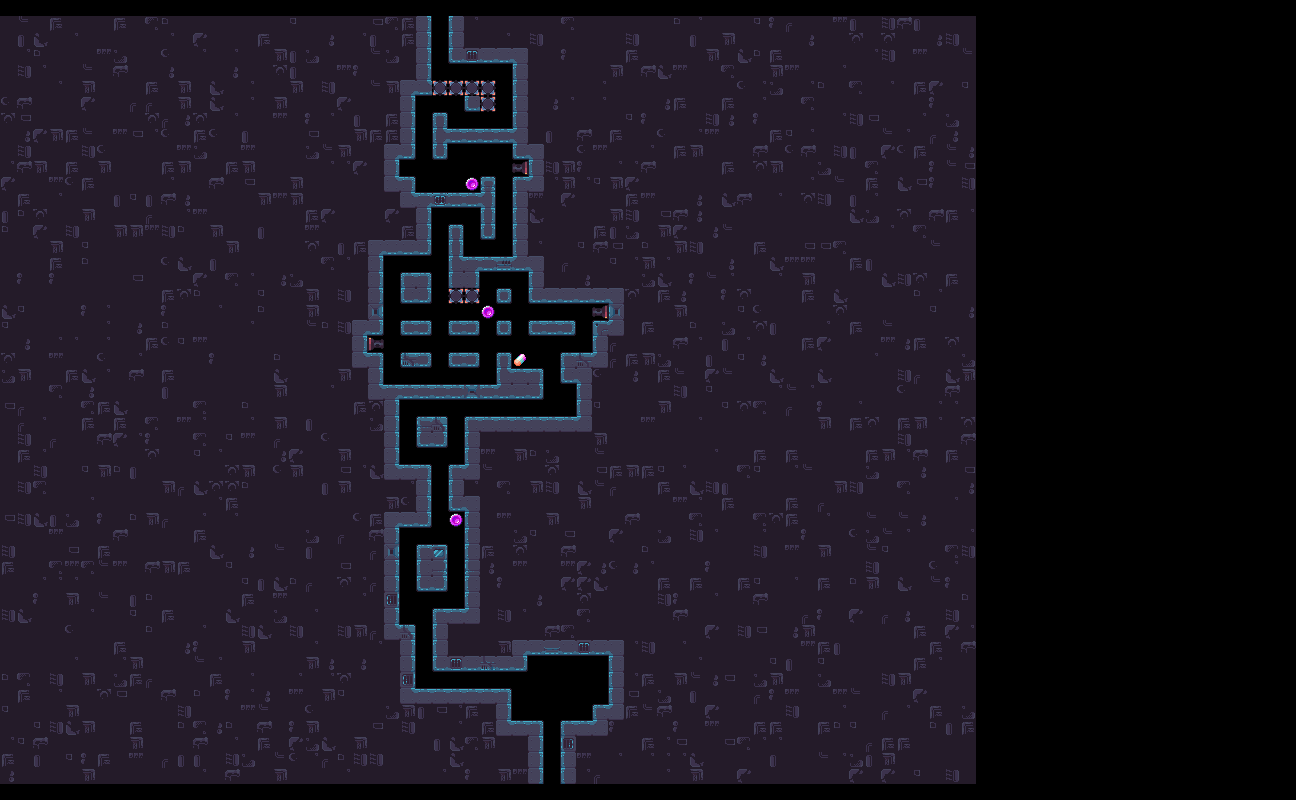

A level layout from a 2D game, rendered from its tile map. Below: a short description, then the map file with tile-grid data replaced by summaries:
An orthogonal 81x50 tile map with 16x16 px tiles, 5 tile layers (Prototype, Obstacles, Background, Layout, ...), 2 tilesets and 150 objects (136x Sprinkle, 3x Coin, 2x Factory_FireCannon02, 2x Factory_StaticSpike08, 2x Factory_StaticSpike15, ...).

<map version="1.11" tiledversion="1.11.0" orientation="orthogonal" renderorder="right-down" width="81" height="50" tilewidth="16" tileheight="16" infinite="0" nextlayerid="73" nextobjectid="241758">
 <properties>
  <property name="IgnoreLock" type="bool" value="false" />
 </properties>
 <tileset firstgid="1" source="../../../Tilemap/Bioms/Factory_Tilemap.tsx" />
 <tileset firstgid="2476" source="../../../Tilemap/Enemies/Factory_MultitileObjects.tsx" />
 <group id="2" name="Input">
  <layer id="6" name="Prototype" width="81" height="50">
   <properties>
    <property name="unity:SortingLayer" value="Prototype" />
   </properties>
   <data>[4050 cells, 2751 non-empty, 4 distinct tile ids]</data>
  </layer>
  <layer id="44" name="Obstacles" width="81" height="50">
   <properties>
    <property name="unity:SortingLayer" value="Obstacles" />
   </properties>
   <data>[4050 cells, 7 non-empty, 4 distinct tile ids]</data>
  </layer>
 </group>
 <group id="3" name="Output">
  <group id="11" name="Output_Hazards">
   <objectgroup id="46" name="Hazard20" tintcolor="#ffffff">
    <properties>
     <property name="unity:SortingLayer" value="Hazard20" />
    </properties>
   </objectgroup>
   <objectgroup id="47" name="Hazard19" tintcolor="#ffffff">
    <properties>
     <property name="unity:SortingLayer" value="Hazard19" />
    </properties>
   </objectgroup>
   <objectgroup id="48" name="Hazard18" tintcolor="#ffffff">
    <properties>
     <property name="unity:SortingLayer" value="Hazard18" />
    </properties>
   </objectgroup>
   <objectgroup id="49" name="Hazard17" tintcolor="#ffffff">
    <properties>
     <property name="unity:SortingLayer" value="Hazard17" />
    </properties>
   </objectgroup>
   <objectgroup id="50" name="Hazard16" tintcolor="#ffffff">
    <properties>
     <property name="unity:SortingLayer" value="Hazard16" />
    </properties>
   </objectgroup>
   <objectgroup id="51" name="Hazard15" tintcolor="#ffffff">
    <properties>
     <property name="unity:SortingLayer" value="Hazard15" />
    </properties>
   </objectgroup>
   <objectgroup id="52" name="Hazard14" tintcolor="#ffffff">
    <properties>
     <property name="unity:SortingLayer" value="Hazard14" />
    </properties>
   </objectgroup>
   <objectgroup id="53" name="Hazard13" tintcolor="#ffffff">
    <properties>
     <property name="unity:SortingLayer" value="Hazard13" />
    </properties>
   </objectgroup>
   <objectgroup id="54" name="Hazard12" tintcolor="#ffffff">
    <properties>
     <property name="unity:SortingLayer" value="Hazard12" />
    </properties>
   </objectgroup>
   <objectgroup id="55" name="Hazard11" tintcolor="#ffffff">
    <properties>
     <property name="unity:SortingLayer" value="Hazard11" />
    </properties>
   </objectgroup>
   <objectgroup id="56" name="Hazard10" tintcolor="#ffffff">
    <properties>
     <property name="unity:SortingLayer" value="Hazard10" />
    </properties>
   </objectgroup>
   <objectgroup id="57" name="Hazard09" tintcolor="#ffffff">
    <properties>
     <property name="unity:SortingLayer" value="Hazard09" />
    </properties>
   </objectgroup>
   <objectgroup id="58" name="Hazard08" tintcolor="#ffffff">
    <properties>
     <property name="unity:SortingLayer" value="Hazard08" />
    </properties>
   </objectgroup>
   <objectgroup id="59" name="Hazard07" tintcolor="#ffffff">
    <properties>
     <property name="unity:SortingLayer" value="Hazard07" />
    </properties>
   </objectgroup>
   <objectgroup id="60" name="Hazard06" tintcolor="#ffffff">
    <properties>
     <property name="unity:SortingLayer" value="Hazard06" />
    </properties>
   </objectgroup>
   <objectgroup id="61" name="Hazard05" tintcolor="#ffffff">
    <properties>
     <property name="unity:SortingLayer" value="Hazard05" />
    </properties>
   </objectgroup>
   <objectgroup id="62" name="Hazard04" tintcolor="#ffffff">
    <properties>
     <property name="unity:SortingLayer" value="Hazard04" />
    </properties>
   </objectgroup>
   <objectgroup id="63" name="Hazard03" tintcolor="#ffffff">
    <properties>
     <property name="unity:SortingLayer" value="Hazard03" />
    </properties>
   </objectgroup>
   <objectgroup id="64" name="Hazard02" tintcolor="#ffffff">
    <properties>
     <property name="unity:SortingLayer" value="Hazard02" />
    </properties>
   </objectgroup>
   <objectgroup id="65" name="Hazard01" tintcolor="#ffffff">
    <properties>
     <property name="unity:SortingLayer" value="Hazard01" />
    </properties>
   </objectgroup>
   <objectgroup id="66" name="Hazard00" tintcolor="#ffffff">
    <properties>
     <property name="unity:SortingLayer" value="Hazard00" />
    </properties>
   </objectgroup>
   <objectgroup id="67" name="Dropper" tintcolor="#ffffff">
    <properties>
     <property name="unity:SortingLayer" value="Dropper" />
    </properties>
   </objectgroup>
   <objectgroup id="68" name="Smallbot" tintcolor="#ffffff">
    <properties>
     <property name="unity:SortingLayer" value="Smallbot" />
    </properties>
   </objectgroup>
   <objectgroup id="69" name="Fireball" tintcolor="#ffffff">
    <properties>
     <property name="unity:SortingLayer" value="Fireball" />
    </properties>
   </objectgroup>
   <objectgroup id="42" name="Buzzsaw">
    <properties>
     <property name="unity:SortingLayer" value="Buzzsaw" />
    </properties>
   </objectgroup>
   <objectgroup id="41" name="FireCannon">
    <properties>
     <property name="unity:SortingLayer" value="FireCannon" />
    </properties>
    <!-- 3 objects omitted --></objectgroup>
   <objectgroup id="40" name="Slamblock">
    <properties>
     <property name="unity:SortingLayer" value="Slamblock" />
    </properties>
   </objectgroup>
   <objectgroup id="14" name="HiddenSpike">
    <properties>
     <property name="unity:SortingLayer" value="HiddenSpike" />
    </properties>
   </objectgroup>
   <objectgroup id="13" name="StaticSpike">
    <properties>
     <property name="unity:SortingLayer" value="StaticSpike" />
    </properties>
    <!-- 7 objects omitted --></objectgroup>
  </group>
  <group id="32" name="Output_Items">
   <objectgroup id="70" name="Item00" tintcolor="#ffffff">
    <properties>
     <property name="unity:SortingLayer" value="Item00" />
    </properties>
   </objectgroup>
   <objectgroup id="71" name="Star" tintcolor="#ffffff">
    <properties>
     <property name="unity:SortingLayer" value="Star" />
    </properties>
   </objectgroup>
   <objectgroup id="72" name="Key" tintcolor="#ffffff">
    <properties>
     <property name="unity:SortingLayer" value="Key" />
    </properties>
   </objectgroup>
   <objectgroup id="43" name="PowerUp">
    <properties>
     <property name="unity:SortingLayer" value="PowerUp" />
    </properties>
    <!-- 1 objects omitted --></objectgroup>
   <objectgroup id="39" name="Sprinkle">
    <properties>
     <property name="unity:SortingLayer" value="Sprinkle" />
    </properties>
    <!-- 136 objects omitted --></objectgroup>
   <objectgroup id="34" name="Coin">
    <properties>
     <property name="unity:SortingLayer" value="Coin" />
    </properties>
    <!-- 3 objects omitted --></objectgroup>
  </group>
  <layer id="9" name="Background" width="81" height="50">
   <properties>
    <property name="unity:SortingLayer" value="Background" />
   </properties>
   <data>[4050 cells, 2510 non-empty, 21 distinct tile ids]</data>
  </layer>
  <layer id="8" name="Layout" width="81" height="50">
   <properties>
    <property name="unity:SortingLayer" value="Layout" />
    <property name="unity:Tag" value="Wall" />
   </properties>
   <data>[4050 cells, 225 non-empty, 45 distinct tile ids]</data>
  </layer>
  <layer id="45" name="Details" width="81" height="50">
   <properties>
    <property name="unity:SortingLayer" value="Details" />
   </properties>
   <data>[4050 cells, 0 non-empty, 0 distinct tile ids]</data>
  </layer>
 </group>
</map>
<!-- 150 of 150 objects omitted -->
